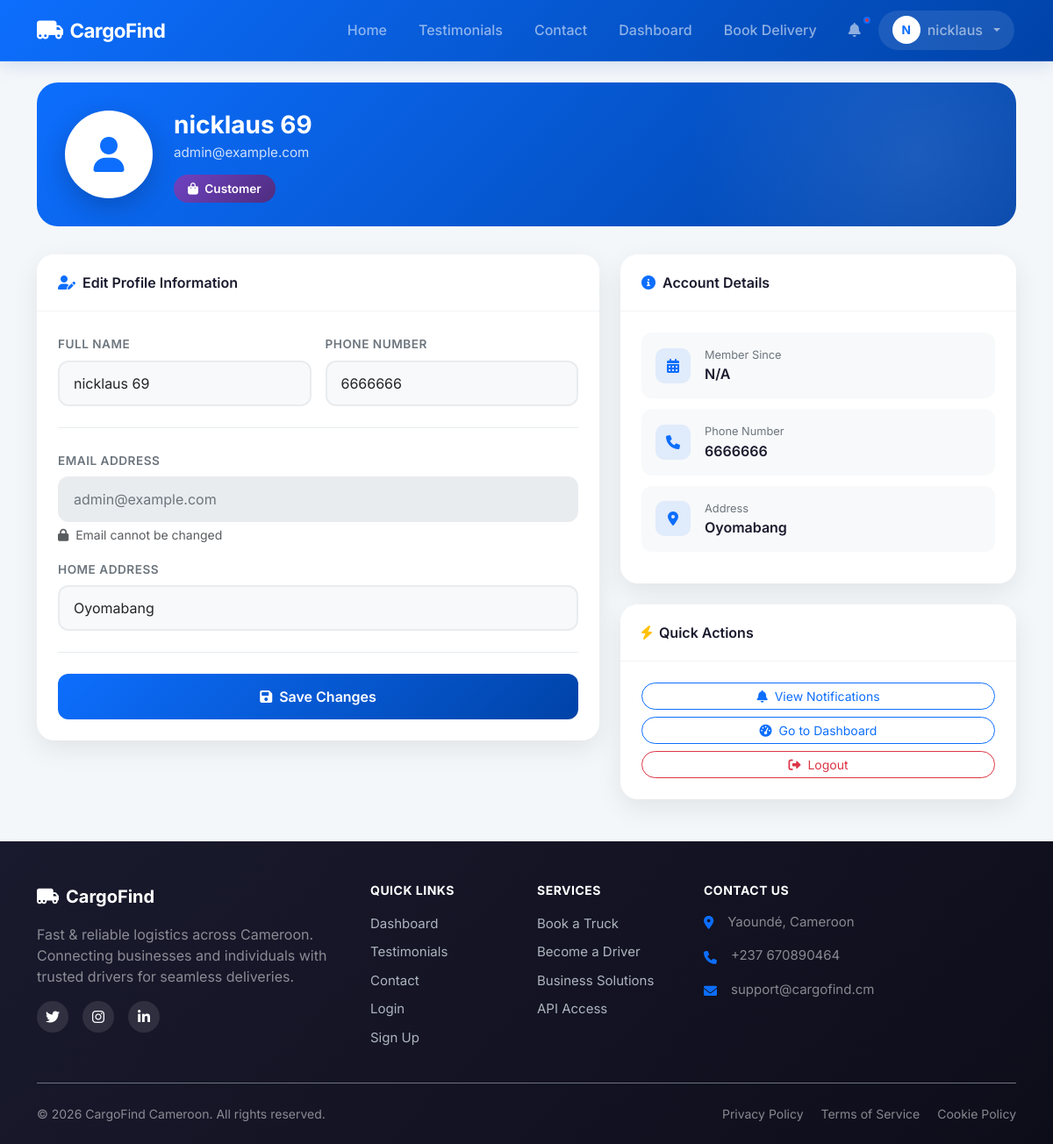
The page /profile (signed in) on the database its author committed.
### models.py (models this page shows, shortened)
class User(UserMixin, db.Model):
    id = db.Column(db.Integer, primary_key=True)
    email = db.Column(db.String(120), unique=True, nullable=False)
    phone = db.Column(db.String(20), unique=True, nullable=False)
    password_hash = db.Column(db.String(255), nullable=False)
    full_name = db.Column(db.String(100), nullable=False)
    address = db.Column(db.String(200))
    role = db.Column(db.String(20), nullable=False) # 'customer', 'driver', 'admin'
    vehicle_type = db.Column(db.String(50)) # 'car', 'van', 'truck'
    vehicle_id = db.Column(db.String(50))
    license_url = db.Column(db.String(255))
    is_verified = db.Column(db.Boolean, default=False)
    registration_otp = db.Column(db.String(6))
    is_active = db.Column(db.Boolean, default=False)
    is_approved = db.Column(db.Boolean, default=False) # Admin approval
    current_lat = db.Column(db.Float)
    current_lng = db.Column(db.Float)
    deliveries_as_customer = db.relationship('Delivery', backref='customer', foreign_keys='Delivery.customer_id')
    deliveries_as_driver = db.relationship('Delivery', backref='driver', foreign_keys='Delivery.driver_id')
    notifications = db.relationship('Notification', backref='user', lazy=True)
    wallet = db.relationship('Wallet', backref='user', uselist=False)

### app.py (the view, shortened to what this page needs)
@app.route('/profile', methods=['GET', 'POST'])
@login_required
def profile():
    return render_template('profile.html')

### templates/profile.html (shortened to what this page needs)
{% extends "base.html" %}
{% block content %}
<div class="row animate-up">
    <div class="col-12">
        <div class="profile-header">
            <div class="row align-items-center">
                <div class="col-auto">
                    <div class="profile-avatar">
                        <i class="fas fa-user"></i>
                    </div>
                </div>
                <div class="col">
                    <h1 class="profile-name">{{ current_user.full_name }}</h1>
                    <p class="profile-email">{{ current_user.email }}</p>
                    {% if current_user.role == 'driver' %}
                        <span class="badge-driver">
                            <i class="fas fa-truck-moving me-1"></i> Driver
                        </span>
                    {% else %}
                        <span class="badge-customer">
                            <i class="fas fa-shopping-bag me-1"></i> Customer
                        </span>
                    {% endif %}
                </div>
            </div>
        </div>
    </div>
</div>
<div class="row g-4">
    <div class="col-lg-7">
        <div class="card profile-card">
            <div class="card-header-custom d-flex align-items-center">
                <i class="fas fa-user-edit me-2 text-primary"></i>
                Edit Profile Information
            </div>
            <div class="card-body-custom">
                <form method="POST">
                    <div class="row g-3">
                        <div class="col-md-6">
                            <label class="form-label-custom">Full Name</label>
                            <input type="text" name="full_name" class="form-control form-control-custom" value="{{ current_user.full_name }}" required>
                        </div>
                        <div class="col-md-6">
                            <label class="form-label-custom">Phone Number</label>
                            <input type="tel" name="phone" class="form-control form-control-custom" value="{{ current_user.phone }}" required>
                        </div>
                    </div>
                    <div class="divider-section"></div>
                    <div class="mb-3">
                        <label class="form-label-custom">Email Address</label>
                        <input type="email" class="form-control form-control-custom" value="{{ current_user.email }}" disabled>
                        <small class="text-muted mt-1 d-block"><i class="fas fa-lock me-1"></i> Email cannot be changed</small>
                    </div>
                    <div class="mb-3">
                        <label class="form-label-custom">Home Address</label>
                        <input type="text" name="address" class="form-control form-control-custom" value="{{ current_user.address or '' }}" placeholder="Enter your address">
                    </div>
                    <div class="divider-section"></div>
                    <button type="submit" class="btn btn-primary w-100 btn-update">
                        <i class="fas fa-save me-2"></i>Save Changes
                    </button>
                </form>
            </div>
        </div>
    </div>
    <div class="col-lg-5">
        <div class="card profile-card mb-4">
            <div class="card-header-custom d-flex align-items-center">
                <i class="fas fa-info-circle me-2 text-primary"></i>
                Account Details
            </div>
            <div class="card-body-custom">
                <div class="info-item">
                    <div class="info-icon">
                        <i class="fas fa-calendar-alt"></i>
                    </div>
                    <div class="info-content">
                        <div class="info-label">Member Since</div>
                        <div class="info-value">{{ current_user.created_at.strftime('%B %d, %Y') if current_user.created_at else 'N/A' }}</div>
                    </div>
                </div>
                <div class="info-item">
                    <div class="info-icon">
                        <i class="fas fa-phone"></i>
                    </div>
                    <div class="info-content">
                        <div class="info-label">Phone Number</div>
                        <div class="info-value">{{ current_user.phone }}</div>
                    </div>
                </div>
                <div class="info-item">
                    <div class="info-icon">
                        <i class="fas fa-map-marker-alt"></i>
                    </div>
                    <div class="info-content">
                        <div class="info-label">Address</div>
                        <div class="info-value">{{ current_user.address or 'Not set' }}</div>
                    </div>
                </div>
            </div>
        </div>
        <div class="card profile-card">
            <div class="card-header-custom d-flex align-items-center">
                <i class="fas fa-bolt me-2 text-warning"></i>
                Quick Actions
            </div>
            <div class="card-body-custom">
                <div class="d-grid gap-2">
                    <a href="{{ url_for('notifications') }}" class="btn btn-outline-primary btn-sm rounded-pill">
                        <i class="fas fa-bell me-2"></i>View Notifications
                    </a>
                    {% if current_user.role == 'customer' %}
                    <a href="{{ url_for('customer_dashboard') }}" class="btn btn-outline-primary btn-sm rounded-pill">
                        <i class="fas fa-tachometer-alt me-2"></i>Go to Dashboard
                    </a>
                    {% elif current_user.role == 'driver' %}
                    <a href="{{ url_for('driver_dashboard') }}" class="btn btn-outline-primary btn-sm rounded-pill">
                        <i class="fas fa-tachometer-alt me-2"></i>Go to Driver Panel
                    </a>
                    {% endif %}
                    <a href="{{ url_for('logout') }}" class="btn btn-outline-danger btn-sm rounded-pill">
                        <i class="fas fa-sign-out-alt me-2"></i>Logout
                    </a>
                </div>
            </div>
        </div>
    </div>
</div>
{% endblock %}

### templates/base.html (shortened to what this page needs)
<!DOCTYPE html>
<html lang="en">
<head>
    <link href="https://cdn.jsdelivr.net/npm/bootstrap@5.3.0/dist/css/bootstrap.min.css" rel="stylesheet">
    <link rel="stylesheet" href="https://cdnjs.cloudflare.com/ajax/libs/font-awesome/6.0.0/css/all.min.css">
    <link rel="stylesheet" href="https://unpkg.com/leaflet@1.9.4/dist/leaflet.css" />
    <link rel="stylesheet" href="{{ url_for('static', filename='css/style.css') }}">
</head>
<body class="animate-fade-in">
    <nav class="navbar navbar-expand-lg navbar-dark sticky-top">
        <div class="container">
            <a class="navbar-brand" href="{{ url_for('index') }}">
                <i class="fas fa-truck-moving"></i>
                <span>CargoFind</span>
            </a>
            <div class="collapse navbar-collapse" id="navbarNav">
                <ul class="navbar-nav ms-auto align-items-lg-center">
                    <li class="nav-item">
                        <a class="nav-link" href="{{ url_for('index') }}">
                             Home
                        </a>
                    </li>
                    <li class="nav-item">
                        <a class="nav-link" href="{{ url_for('testimonials') }}">
                             Testimonials
                        </a>
                    </li>
                    <li class="nav-item">
                        <a class="nav-link" href="{{ url_for('contact') }}">
                             Contact
                        </a>
                    </li>
                    {% if current_user.is_authenticated %}
                        {% if current_user.role == 'customer' %}
                            <li class="nav-item">
                                <a class="nav-link" href="{{ url_for('customer_dashboard') }}">
                                     Dashboard
                                </a>
                            </li>
                            <li class="nav-item">
                                <a class="nav-link" href="{{ url_for('book_delivery') }}">
                                     Book Delivery
                                </a>
                            </li>
                        {% elif current_user.role == 'driver' %}
                            <li class="nav-item">
                                <a class="nav-link" href="{{ url_for('driver_dashboard') }}">
                                    <i class="fas fa-tachometer-alt me-1 d-lg-none"></i> Driver Panel
                                </a>
                            </li>
                        {% endif %}
                        <li class="nav-item">
                            <a class="nav-link notification-badge" href="{{ url_for('notifications') }}">
                                <i class="fas fa-bell"></i>
                            </a>
                        </li>
                        <li class="nav-item dropdown">
                            <a class="nav-link nav-user dropdown-toggle" href="#" role="button" data-bs-toggle="dropdown">
                                <div class="nav-user-avatar">
                                    {{ current_user.full_name[0]|upper }}
                                </div>
                                <span class="d-none d-md-inline">{{ current_user.full_name.split()[0] }}</span>
                            </a>
                        </li>
                    {% endif %}
                </ul>
            </div>
        </div>
    </nav>
    <div class="container mt-4">
        {% block content %}{% endblock %}
    </div>
    <footer class="footer bg-dark text-white pt-5 pb-4 mt-5">
        <div class="container">
            <div class="d-none d-md-block">
                <div class="row">
                    <div class="col-lg-4 col-md-6 mb-4 mb-lg-0">
                        <a href="{{ url_for('index') }}" class="footer-brand d-flex align-items-center text-white text-decoration-none mb-3">
                            <i class="fas fa-truck-moving fa-lg me-2"></i>
                            <span class="fw-bold fs-5">CargoFind</span>
                        </a>
                        <p class="text-white-50 mb-3">Fast & reliable logistics across Cameroon. Connecting businesses and individuals with trusted drivers for seamless deliveries.</p>
                        <div class="d-flex gap-3">
                            <a href="#" class="social-link"><i class="fab fa-twitter"></i></a>
                            <a href="#" class="social-link"><i class="fab fa-instagram"></i></a>
                            <a href="#" class="social-link"><i class="fab fa-linkedin-in"></i></a>
                        </div>
                    </div>
                    <div class="col-lg-2 col-md-6 mb-4 mb-lg-0">
                        <h6 class="footer-heading text-uppercase fw-bold mb-3">Quick Links</h6>
                        <ul class="list-unstyled footer-links">
                            {% if not current_user.is_authenticated %}
                            <li><a href="{{ url_for('index') }}" class="footer-link">Home</a></li>
                            {% else %}
                            <li><a href="{% if current_user.role == 'admin' %}{{ url_for('admin_dashboard') }}{% elif current_user.role == 'driver' %}{{ url_for('driver_dashboard') }}{% else %}{{ url_for('customer_dashboard') }}{% endif %}" class="footer-link">Dashboard</a></li>
                            {% endif %}
                            <li><a href="{{ url_for('testimonials') }}" class="footer-link">Testimonials</a></li>
                            <li><a href="{{ url_for('contact') }}" class="footer-link">Contact</a></li>
                            <li><a href="{{ url_for('login') }}" class="footer-link">Login</a></li>
                            <li><a href="{{ url_for('register') }}" class="footer-link">Sign Up</a></li>
                        </ul>
                    </div>
                    <div class="col-lg-2 col-md-6 mb-4 mb-lg-0">
                        <h6 class="footer-heading text-uppercase fw-bold mb-3">Services</h6>
                        <ul class="list-unstyled footer-links">
                            <li><a href="{{ url_for('register') }}" class="footer-link">Book a Truck</a></li>
                            <li><a href="{{ url_for('register') }}" class="footer-link">Become a Driver</a></li>
                            <li><a href="{{ url_for('contact') }}" class="footer-link">Business Solutions</a></li>
                            <li><a href="{{ url_for('contact') }}" class="footer-link">API Access</a></li>
                        </ul>
                    </div>
                    <div class="col-lg-4 col-md-6">
                        <h6 class="footer-heading text-uppercase fw-bold mb-3">Contact Us</h6>
                        <ul class="list-unstyled footer-contact">
                            <li class="mb-3 d-flex align-items-start">
                                <i class="fas fa-map-marker-alt mt-1 me-3 text-primary"></i>
                                <span class="text-white-50">Yaoundé, Cameroon</span>
                            </li>
                            <li class="mb-3 d-flex align-items-center">
                                <i class="fas fa-phone mt-1 me-3 text-primary"></i>
                                <span class="text-white-50">+237 670890464</span>
                            </li>
                            <li class="mb-3 d-flex align-items-center">
                                <i class="fas fa-envelope mt-1 me-3 text-primary"></i>
                                <span class="text-white-50">support@cargofind.cm</span>
                            </li>
                        </ul>
                    </div>
                </div>
                <div class="footer-bottom border-top border-secondary mt-4 pt-4 d-flex flex-column flex-md-row justify-content-between align-items-center">
                    <p class="mb-2 mb-md-0 text-white-50">&copy; 2026 CargoFind Cameroon. All rights reserved.</p>
                    <div class="footer-bottom-links">
                        <a href="{{ url_for('privacy') }}" class="text-white-50 text-decoration-none me-3">Privacy Policy</a>
                        <a href="{{ url_for('terms') }}" class="text-white-50 text-decoration-none me-3">Terms of Service</a>
                        <a href="#" class="text-white-50 text-decoration-none">Cookie Policy</a>
                    </div>
                </div>
            </div>
        </div>
    </footer>
</body>
</html>

### rows shown on the page
User: full_name "N", full_name "nicklaus", full_name "nicklaus 69", email "admin@example.com", phone "6666666", address "Oyomabang"
